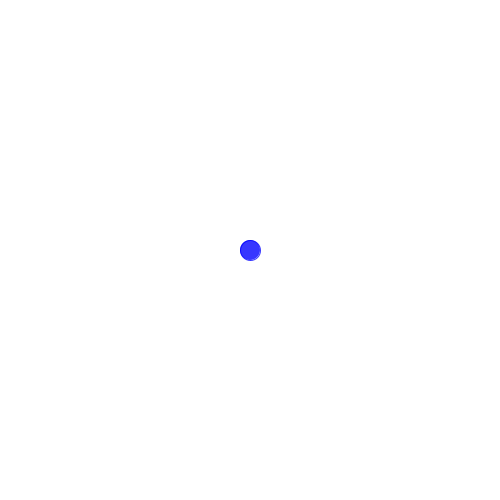
Frame 1 (no input)
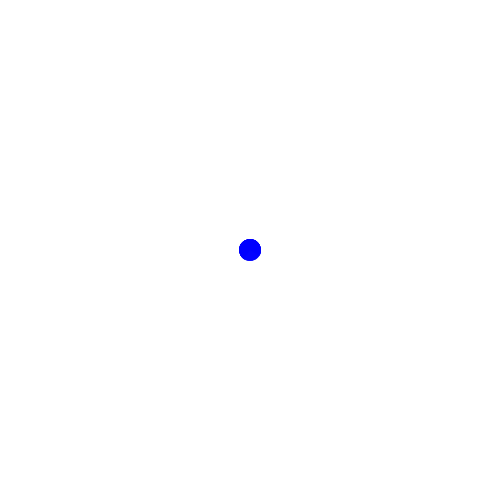
Frame 60 (the mouse pressed at the canvas centre just before this capture)
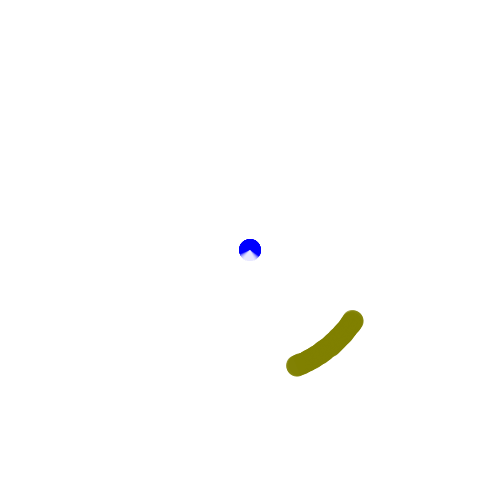
Frame 120 (the mouse held since frame 60 and released just before this capture)

The Processing sketch that drew these frames (run headless with seeded random() and noise(); from frame 60 on, the mouse is pressed at the canvas centre):

// Processing sketch: processing_154606
// ── processing_154606.pde

float radius = 10, inc = -1;
float degree = 0;

void setup()
{
  size(500, 500);
  background(255);
}

void draw()
{
  translate(width/2, height/2);
  rotate(degree);
  //calculate the circle radius based on moouse
  radius = map(mouseX, 0, width, 0, height/2);
  //float lineWidth = map(mouseY, 0, height, 5, 10);
  //strokeWeight(lineWidth);
  
  
  float red = map(mouseX, 0, width, 0, 255);
  float blue = map(mouseY, 0, width, 0, 255);
  float green = dist(mouseX,mouseY,width/2,height/2);
  
  noStroke();
  fill(255, 10);
  rect(0, 0, width/2, height/2);
  
  stroke(red, blue, green, 200);
  fill(red, blue, green, 200);
  ellipse(radius * cos(0), radius * sin(0), 20, 20);
  
  degree += 0.01;
}
